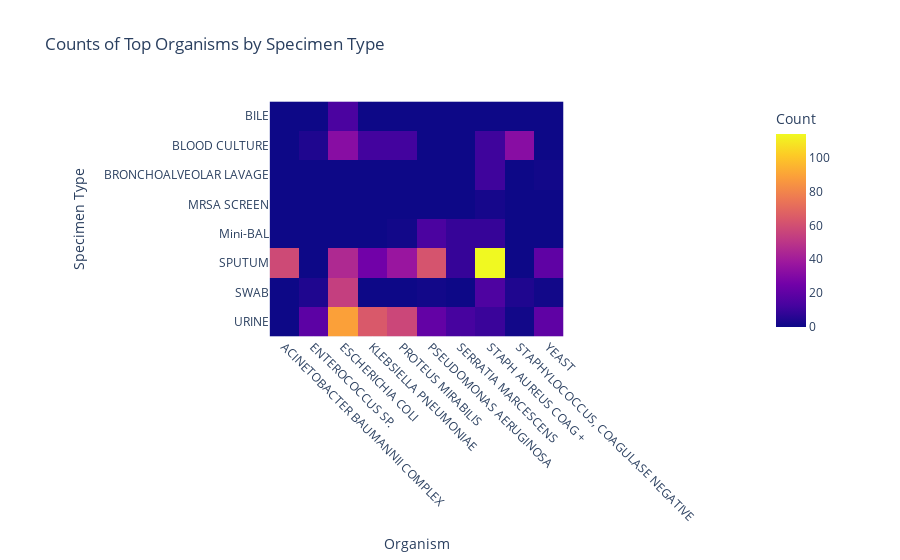

The code cell stored with this chart in its notebook:
### Code cell
import plotly.express as px
m = micro.dropna(subset=['org_name'])
top_orgs  = m['org_name'].value_counts().nlargest(10).index
top_specs = m['spec_type_desc'].value_counts().nlargest(8).index
subm = m[m['org_name'].isin(top_orgs) & m['spec_type_desc'].isin(top_specs)]
heat = pd.crosstab(subm['spec_type_desc'], subm['org_name'])

fig_ht = px.imshow(
    heat,
    x=heat.columns,
    y=heat.index,
    labels={'x':'Organism','y':'Specimen Type','color':'Count'},
    title='Counts of Top Organisms by Specimen Type'
)
fig_ht.update_xaxes(tickangle=45)
fig_ht.write_html("heatmap.html")
fig_ht.show()

### Figure 1 — Plotly figure (JSON) as saved in the notebook; plotly's stock layout.template omitted (floating-point values rounded to 4 significant figures)
{"data": [{"coloraxis": "coloraxis", "hovertemplate": "Organism: %{x}<br>Specimen Type: %{y}<br>Count: %{z}<extra></extra>", "name": "0", "type": "heatmap", "x": ["ACINETOBACTER BAUMANNII COMPLEX", "ENTEROCOCCUS SP.", "ESCHERICHIA COLI", "KLEBSIELLA PNEUMONIAE", "PROTEUS MIRABILIS", "PSEUDOMONAS AERUGINOSA", "SERRATIA MARCESCENS", "STAPH AUREUS COAG +", "STAPHYLOCOCCUS, COAGULASE NEGATIVE", "YEAST"], "xaxis": "x", "y": ["BILE", "BLOOD CULTURE", "BRONCHOALVEOLAR LAVAGE", "MRSA SCREEN", "Mini-BAL", "SPUTUM", "SWAB", "URINE"], "yaxis": "y", "z": [[0, 0, 14, 0, 0, 0, 0, 0, 0, 0], [0, 4, 32, 12, 12, 0, 0, 11, 32, 0], [0, 0, 0, 0, 0, 0, 0, 11, 0, 1], [0, 0, 0, 0, 0, 0, 0, 2, 0, 0], [0, 0, 0, 0, 1, 14, 9, 9, 0, 0], [58, 0, 45, 25, 37, 62, 9, 114, 0, 20], [0, 4, 54, 0, 0, 1, 0, 15, 4, 1], [0, 19, 89, 64, 57, 21, 13, 10, 1, 20]]}], "layout": {"coloraxis": {"colorbar": {"title": {"text": "Count"}}, "colorscale": [[0, "#0d0887"], [0.1111, "#46039f"], [0.2222, "#7201a8"], [0.3333, "#9c179e"], [0.4444, "#bd3786"], [0.5556, "#d8576b"], [0.6667, "#ed7953"], [0.7778, "#fb9f3a"], [0.8889, "#fdca26"], [1, "#f0f921"]]}, "title": {"text": "Counts of Top Organisms by Specimen Type"}, "xaxis": {"anchor": "y", "constrain": "domain", "domain": [0, 1], "scaleanchor": "y", "tickangle": 45, "title": {"text": "Organism"}}, "yaxis": {"anchor": "x", "autorange": "reversed", "constrain": "domain", "domain": [0, 1], "title": {"text": "Specimen Type"}}}}
